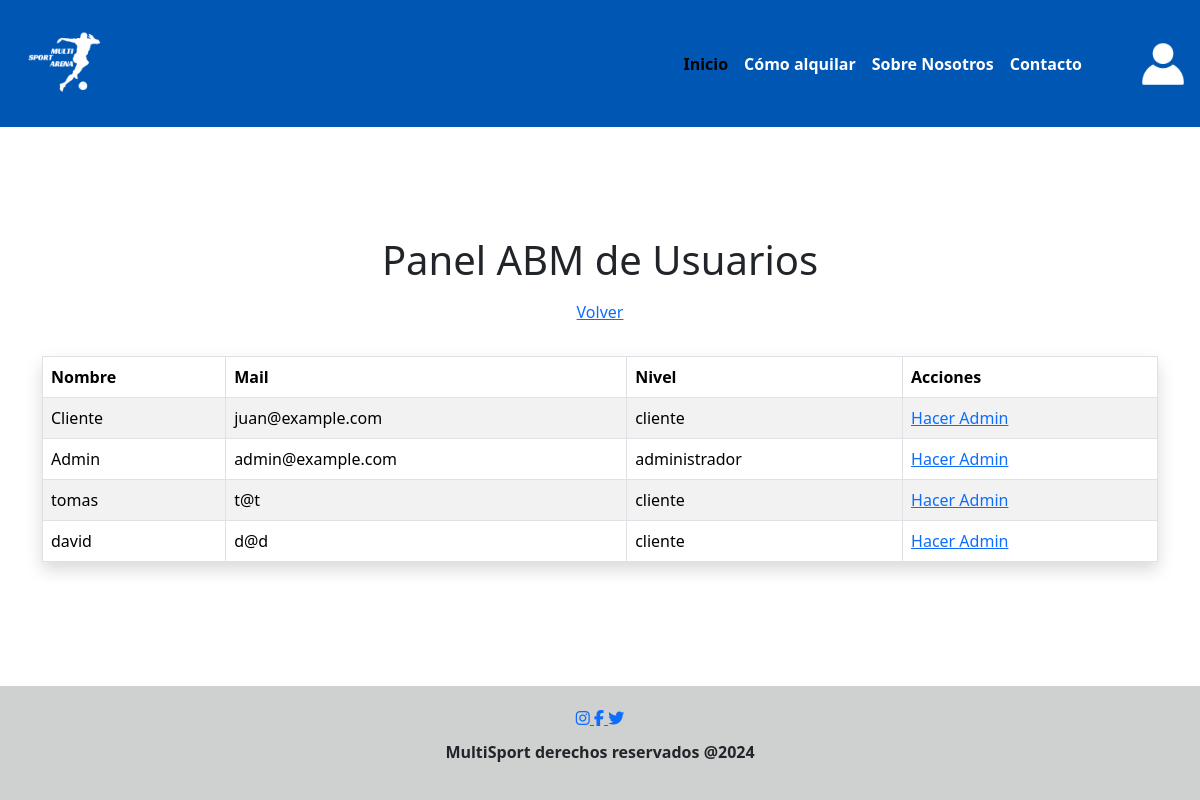
The page /admin/usuarios on the database as committed earlier.
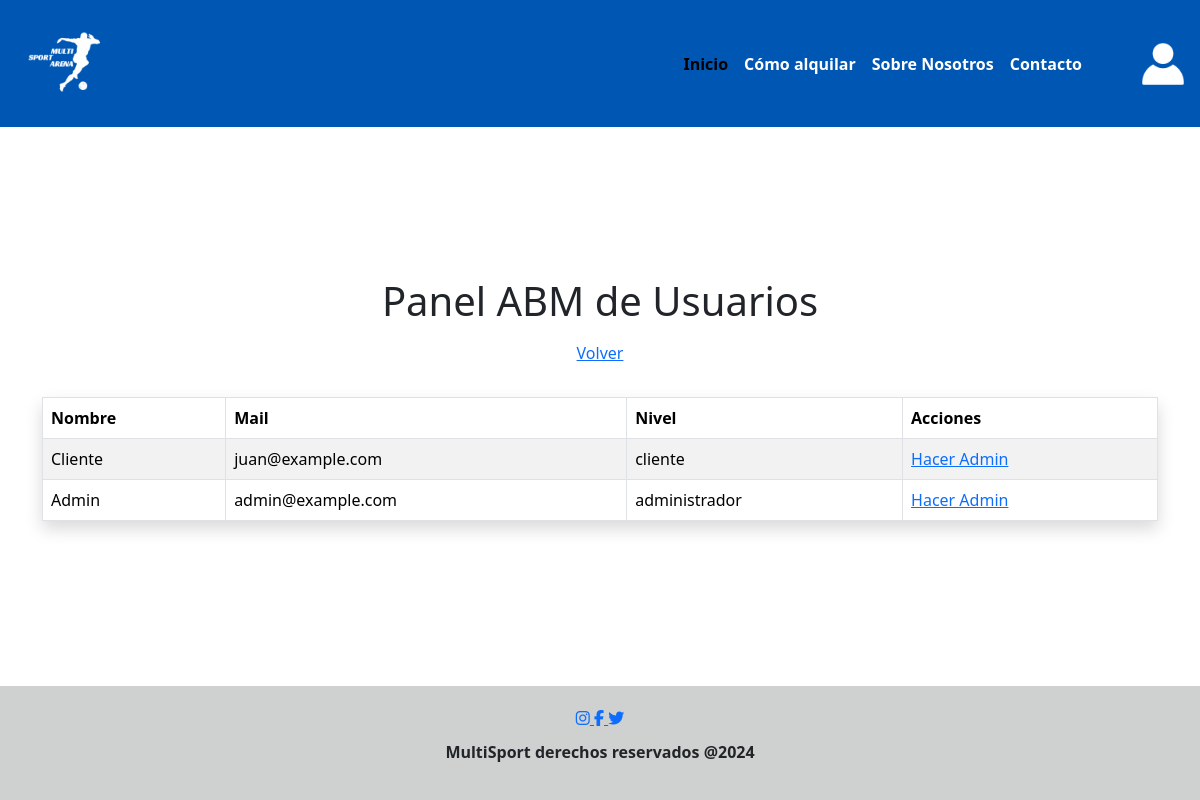
The same page on the database as committed later.
### tables this page shows
CREATE TABLE Usuarios (
            id_usuario INTEGER PRIMARY KEY AUTOINCREMENT,
            nombre TEXT NOT NULL,
            email TEXT UNIQUE NOT NULL,
            contraseña TEXT NOT NULL,
            rol TEXT NOT NULL
        );

### app.py (the view)
@app.route('/admin/usuarios')
def admin_usuarios():
    conn = crear_conexion("reserva_canchas.db")
    usuarios = obtener_todos_los_usuarios(conn)
    conn.close()
    return render_template('admin_usuarios.html', usuarios=usuarios)

### modelo/conexion.py (called while the page is built)
def crear_conexion(db_file):
    conn = None
    try:
        conn = sqlite3.connect(db_file)
        print(f"Conectado a la base de datos {db_file}")
        return conn
    except Error as e:
        print(f"Error al conectar con la base de datos: {e}")
    return conn

### modelo/usuario.py (called while the page is built)
def obtener_todos_los_usuarios(conn):
    cursor = conn.cursor()
    cursor.execute("SELECT * FROM Usuarios")
    return cursor.fetchall()

### templates/admin_usuarios.html
{% include 'header.html' %}
<main class="container mt-3 mb-3 d-flex flex-column justify-content-center align-items-center" style="min-height: 100;">
    <h1 class="text-center mb-3">Panel ABM de Usuarios</h1>
    <div class="text-center mb-3">
        <a href="{{ url_for('admin_dashboard') }}">Volver</a>
    </div>
    <table class="table table-striped table-bordered shadow mt-3">
        <thead>
            <tr>
                <th>Nombre</th>
                <th>Mail</th>
                <th>Nivel</th>
                <th>Acciones</th>
            </tr>
        </thead>
        <tbody>
            {% for usuario in usuarios %}
            <tr>
                <td>{{ usuario[1] }}</td>
                <td>{{ usuario[2] }}</td>
                <td>{{ usuario[4] }}</td>
                <td>
                    {% if usuario[4] == 'admin' %}
                        <a href="{{ url_for('hacer_cliente', id=usuario[0]) }}">Hacer Cliente</a>
                    {% else %}
                        <a href="{{ url_for('hacer_admin', id=usuario[0]) }}">Hacer Admin</a>
                    {% endif %}
                </td>
            </tr>
            {% endfor %}
        </tbody>
    </table>
</main>
{% include 'footer.html' %}

### templates/header.html (shortened to what this page needs)
<!DOCTYPE html>
<html lang="en">
<head>
    <link rel="stylesheet" href="https://cdnjs.cloudflare.com/ajax/libs/font-awesome/6.5.2/css/all.min.css">
    <link href="https://cdn.jsdelivr.net/npm/bootstrap@5.3.3/dist/css/bootstrap.min.css" rel="stylesheet">
    <link rel="stylesheet" href="{{ url_for('static', filename='css/style.css') }}">
</head>
<body>
    <header>
        <nav class="navbar navbar-expand-lg">
            <div class="container-fluid">
                <a class="navbar-brand" href="/">
                    <img src="{{ url_for('static', filename='img/logo.png') }}" alt="Logo" width="100" height="100" class="d-inline-block align-text-top">
                </a>
                <div class="collapse navbar-collapse justify-content-end" id="navbarNavDropdown">
                    <ul class="navbar-nav">
                        <li class="nav-item">
                            <a class="nav-link active fw-bold" aria-current="page" href="/">Inicio</a>
                        </li>
                        <li class="nav-item">
                            <a class="nav-link fw-bold" href="#">Cómo alquilar</a>
                        </li>
                        <li class="nav-item">
                            <a class="nav-link fw-bold" href="#">Sobre Nosotros</a>
                        </li>
                        <li class="nav-item">
                            <a class="nav-link fw-bold" href="#">Contacto</a>
                        </li>
                    </ul>
                    <div class="d-flex ms-5">
                        <a class="nav-link" href="{% if 'user_id' in session %}/auth/logout{% else %}/auth/login{% endif %}">
                            <img src="{{ url_for('static', filename='img/' + ('usuario.png' if 'user_id' not in session else 'logout.png')) }}" alt="usuario" width="50" height="50">
                        </a>
                    </div>
                </div>
            </div>
        </nav>
    </header>
</body>
</html>

### templates/footer.html
<footer class="footer">
    <div class="footer-icons">
        <a href="https://www.instagram.com/" target="_blank" class="icon">
            <i class="fab fa-instagram"></i>
        </a>
        <a href="https://www.facebook.com/" target="_blank" class="icon">
            <i class="fab fa-facebook-f"></i>
        </a>
        <a href="https://www.twitter.com/" target="_blank" class="icon">
            <i class="fab fa-twitter"></i>
        </a>
    </div>
    <p class="footer-text">MultiSport derechos reservados @2024</p>
</footer>

### static/css/style.css (style rules this page uses)
.navbar { background-color: #0056B3; }
.nav-link { color: white; }
.navbar-brand img { filter: brightness(0) invert(1); }
html, body { height: 100%; margin: 0; display: flex; flex-direction: column; }
main { flex: 1; }
.footer { background-color: #cfd0d0; padding: 20px; text-align: center; }
.footer-icons { margin-bottom: 10px; }
.footer-text { font-weight: bold; }

Rows that differ between the two databases and show on the page:
removed Usuarios: nombre "tomas", email "t@t", rol "cliente"
removed Usuarios: nombre "david", email "d@d", rol "cliente"
